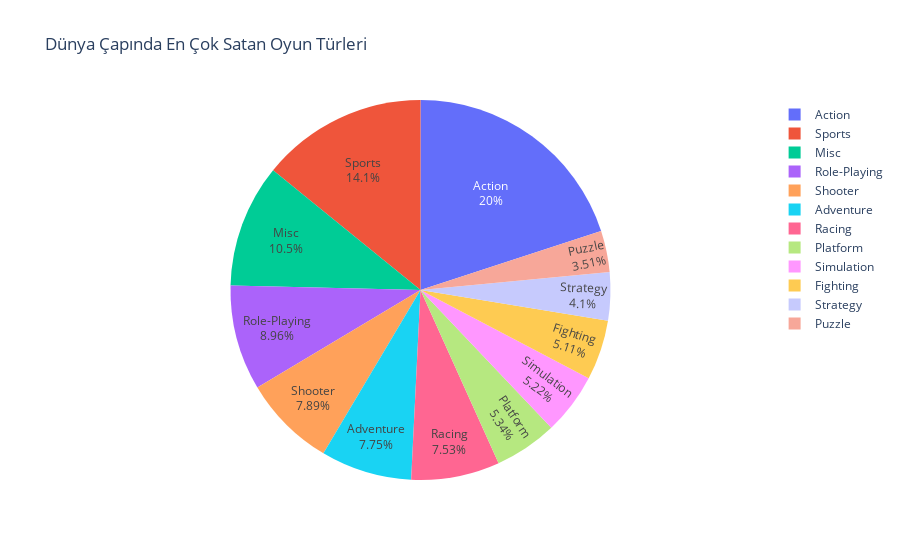

The cell this chart's notebook holds for it:
### Markdown cell above
Dünya Çapında En Çok Satan Oyun Türleri

### Code cell
genre = df.Genre.value_counts()
fig = px.pie(genre,
             values= genre.values,
             names= genre.index,
             title='Dünya Çapında En Çok Satan Oyun Türleri')
fig.update_traces(textposition='inside', textinfo='percent+label')
fig.show()

### Figure 1 — Plotly figure (JSON) as saved in the notebook; plotly's stock layout.template omitted (floating-point values rounded to 4 significant figures)
{"data": [{"domain": {"x": [0, 1], "y": [0, 1]}, "hovertemplate": "index=%{label}<br>value=%{value}<extra></extra>", "labels": ["Action", "Sports", "Misc", "Role-Playing", "Shooter", "Adventure", "Racing", "Platform", "Simulation", "Fighting", "Strategy", "Puzzle"], "legendgroup": "", "name": "", "showlegend": true, "textinfo": "percent+label", "textposition": "inside", "type": "pie", "values": [3315, 2346, 1739, 1486, 1310, 1286, 1249, 886, 866, 848, 681, 582]}], "layout": {"legend": {"tracegroupgap": 0}, "title": {"text": "Dünya Çapında En Çok Satan Oyun Türleri"}}}
